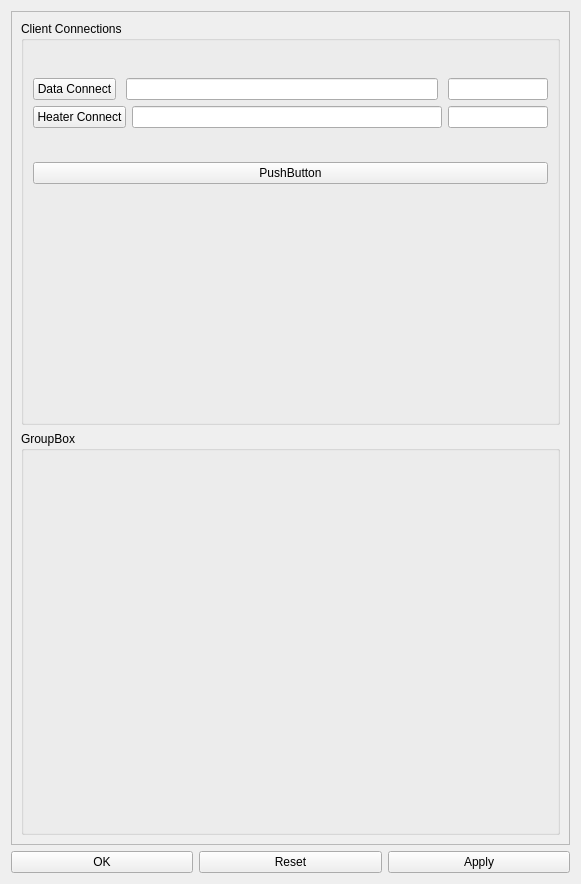
<?xml version="1.0" encoding="UTF-8"?>
<ui version="4.0">
 <class>HyperLabICEPlugin_UIDialog</class>
 <widget class="QWidget" name="HyperLabICEPlugin_UIDialog">
  <property name="geometry">
   <rect>
    <x>0</x>
    <y>0</y>
    <width>581</width>
    <height>884</height>
   </rect>
  </property>
  <property name="windowTitle">
   <string>Form</string>
  </property>
  <layout class="QVBoxLayout" name="verticalLayout_3">
   <item>
    <widget class="QScrollArea" name="scrollArea">
     <property name="widgetResizable">
      <bool>true</bool>
     </property>
     <widget class="QWidget" name="scrollAreaWidgetContents">
      <property name="geometry">
       <rect>
        <x>0</x>
        <y>0</y>
        <width>553</width>
        <height>814</height>
       </rect>
      </property>
      <layout class="QVBoxLayout" name="verticalLayout_2">
       <item>
        <widget class="QGroupBox" name="groupBox">
         <property name="title">
          <string>Client Connections</string>
         </property>
         <layout class="QVBoxLayout" name="verticalLayout_4">
          <item>
           <layout class="QVBoxLayout" name="verticalLayout">
            <item>
             <layout class="QHBoxLayout" name="sensorInputLayout">
              <property name="spacing">
               <number>10</number>
              </property>
              <property name="sizeConstraint">
               <enum>QLayout::SetDefaultConstraint</enum>
              </property>
              <item>
               <widget class="QPushButton" name="m_sensorClientConnect">
                <property name="text">
                 <string>Data Connect</string>
                </property>
               </widget>
              </item>
              <item>
               <widget class="QLineEdit" name="m_sensorClientIP"/>
              </item>
              <item>
               <widget class="QLineEdit" name="m_sensorPort">
                <property name="minimumSize">
                 <size>
                  <width>100</width>
                  <height>0</height>
                 </size>
                </property>
                <property name="maximumSize">
                 <size>
                  <width>100</width>
                  <height>16777215</height>
                 </size>
                </property>
               </widget>
              </item>
             </layout>
            </item>
            <item>
             <layout class="QHBoxLayout" name="horizontalLayout_2">
              <item>
               <widget class="QPushButton" name="m_heaterClientConnect">
                <property name="text">
                 <string>Heater Connect</string>
                </property>
               </widget>
              </item>
              <item>
               <widget class="QLineEdit" name="m_heaterClientIP"/>
              </item>
              <item>
               <widget class="QLineEdit" name="m_heaterPort">
                <property name="maximumSize">
                 <size>
                  <width>100</width>
                  <height>16777215</height>
                 </size>
                </property>
               </widget>
              </item>
             </layout>
            </item>
           </layout>
          </item>
          <item>
           <widget class="QPushButton" name="m_testTableView">
            <property name="text">
             <string>PushButton</string>
            </property>
           </widget>
          </item>
          <item>
           <spacer name="verticalSpacer">
            <property name="orientation">
             <enum>Qt::Vertical</enum>
            </property>
            <property name="sizeType">
             <enum>QSizePolicy::Fixed</enum>
            </property>
            <property name="sizeHint" stdset="0">
             <size>
              <width>20</width>
              <height>200</height>
             </size>
            </property>
           </spacer>
          </item>
         </layout>
        </widget>
       </item>
       <item>
        <widget class="QGroupBox" name="m_sensorData">
         <property name="title">
          <string>GroupBox</string>
         </property>
        </widget>
       </item>
      </layout>
     </widget>
    </widget>
   </item>
   <item>
    <layout class="QHBoxLayout" name="horizontalLayout_11">
     <item>
      <widget class="QPushButton" name="pushButton_5">
       <property name="text">
        <string>OK</string>
       </property>
      </widget>
     </item>
     <item>
      <widget class="QPushButton" name="pushButton_6">
       <property name="text">
        <string>Reset</string>
       </property>
      </widget>
     </item>
     <item>
      <widget class="QPushButton" name="m_applyButton">
       <property name="text">
        <string>Apply</string>
       </property>
      </widget>
     </item>
    </layout>
   </item>
  </layout>
 </widget>
 <resources/>
 <connections/>
</ui>
